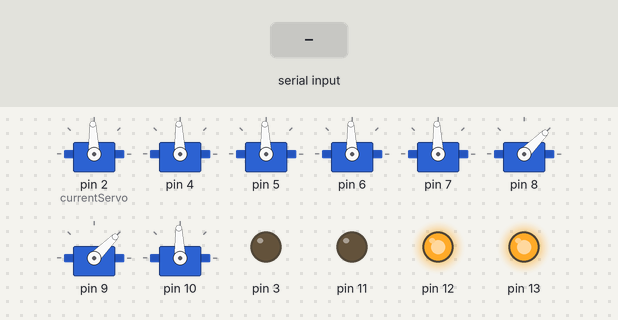
Simulated run of this sketch. Board: Arduino Uno, built with avr-gcc and run on an emulated ATmega328P. On the bench: 8 × servo, output pins drawn as LEDs (lit = HIGH). The inputs (shaded band) are chosen by the test bench.

Above: at 1.2 s.
1.3 s: byte 30 received over Serial
At 2.4 s:
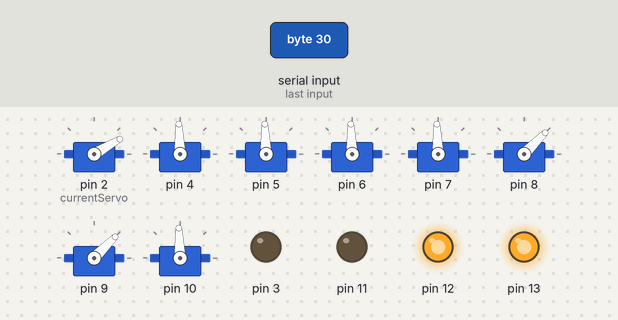
2.8 s: byte 120 received over Serial
At 3.5 s:
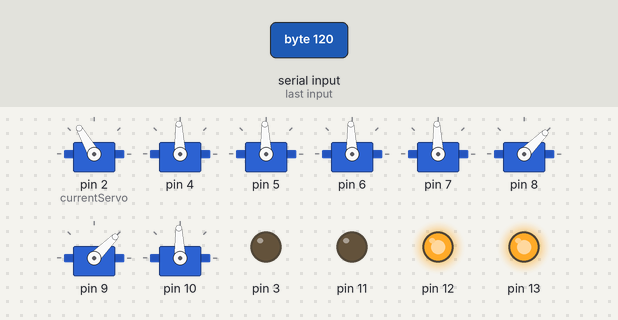
Timing chart, 0 to 5.8 s (numbered marks = the images above; inputs shaded):
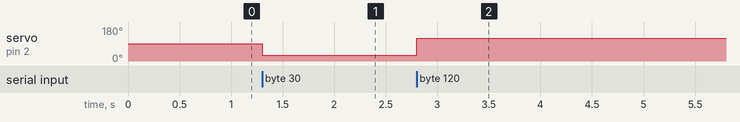

Measured:
- after the input at 1.3 s, servo on pin 2 (currentServo): 92° → 30° at once
- after the input at 2.8 s, servo on pin 2 (currentServo): 30° → 120° at once

The sketch:

arduino_serial_servo_controller.ino
```cpp
#include <Servo.h>

int inByte;
int currentServo = 2; // changes based on values sent over serial
Servo myservos[24];  // create servo object to control a servo

void setup() {
  for (int x = 2; x <= 13; x++) {
    pinMode(x, OUTPUT);
  }

  digitalWrite(12, HIGH); // Direction pin for A
  digitalWrite(13, HIGH); // Direction pin for B

  for (int x = 2; x <= 11; x++) {
    if(x != 3 && x != 11) {
      myservos[x - 2].attach(x);  // attaches the servo on pin 9 to the servo object

      switch(x) {
        case 8: // claw
          myservos[x-2].write(45);
          break;
        case 9: // linear actuator
          myservos[x-2].write(45);
          break;
        default:
          myservos[x-2].write(92);
      }
    }
//    if (!block(x)) {
//      myservos[x - 2].attach(x);  // attaches the servo on pin 9 to the servo object
//    }
  }

  Serial.begin(9600);
}

void loop() {
  if (Serial.available()) {
    inByte = Serial.read();
    if (inByte >= 182 && inByte < 192) { // if it's a reasonable servo value
      inByte -= 180;
      currentServo = inByte;
//      if(!block(inByte)) {
//        Serial.println(currentServo);
//      }
    } else if(inByte <= 180) {
      if(currentServo != 3 && currentServo != 11) {
        myservos[currentServo - 2].write(inByte);
      } else {
        if(inByte > 90) {
          if(currentServo == 3) {
            digitalWrite(12, HIGH); // Set direction
            analogWrite(currentServo, float(inByte - 90) * (255.0 / 90.0));
          } else {
            digitalWrite(13, HIGH); // Set direction
            analogWrite(currentServo, float(inByte - 90) * (170.0 / 90.0));
          }
        } else {
          if(currentServo == 3) {
            digitalWrite(12, LOW); // Set direction
            analogWrite(currentServo, float(90 - inByte) * (255.0 / 90.0));
          } else {
            digitalWrite(13, LOW); // Set direction
            analogWrite(currentServo, float(90 - inByte) * (170.0 / 90.0));
          }
        }
      }
//      Serial.print(currentServo);
//      Serial.print('\t');
//      Serial.println(inByte);
    }
  }
}

//bool block(int pin) { // special pins for motor shield
//  return (pin == 12 || pin == 13);
//}
```
